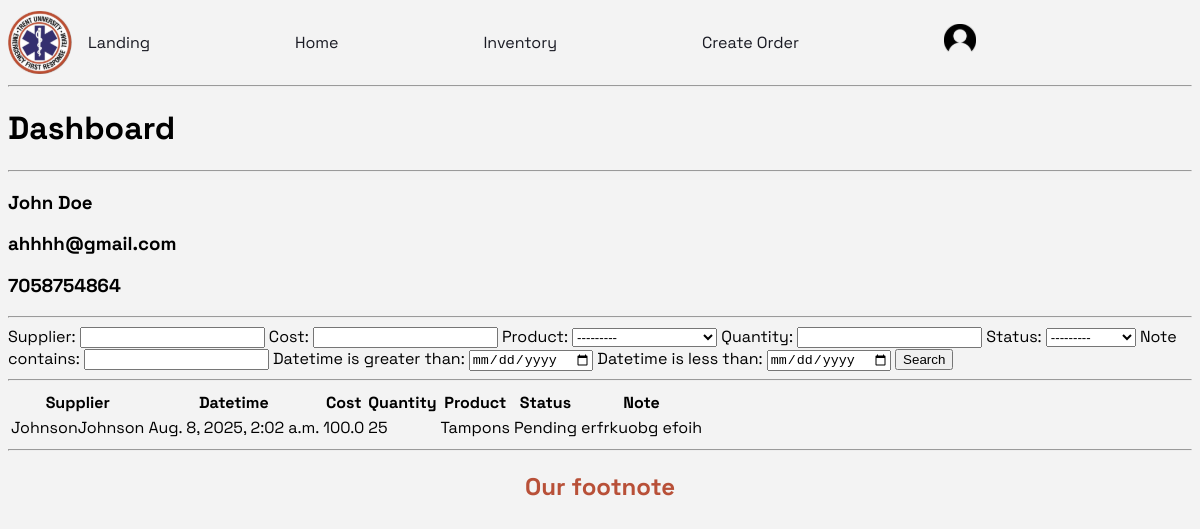
Screenshot of /dashboard/1/ (signed in) with the database file from the repository.
### manager/models.py (models this page shows, shortened)
class Responder(models.Model):
    user = models.OneToOneField(User, on_delete=models.CASCADE)
    name = models.CharField(max_length=200, null=True)
    phone = models.CharField(max_length=10, null=True)
    email = models.CharField(max_length=250, null=True)
    profile_pic = models.ImageField(default="defaultProfilePicture.jpg", null=True, blank=True)
    date_created = models.DateTimeField(auto_now_add=True)

class Order(models.Model):
    STATUS = (
        ('Pending', 'Pending'),
        ('Delivered', 'Delivered'),
        ('Re-stocked', 'Re-stocked'),
    )
    supplier = models.CharField(max_length=200, null=True)
    datetime = models.DateTimeField(auto_now_add=True, null=True)
    cost = models.FloatField(null=True)
    product = models.ForeignKey(Inventory, null=True, on_delete=models.CASCADE, blank=True)
    quantity = models.IntegerField(null=True, blank=True)
    responder = models.ForeignKey(Responder, to_field='user', null=True, on_delete=models.CASCADE, blank=True)
    status = models.CharField(max_length=200, null=True, choices=STATUS)
    note = models.CharField(max_length=1000, null=True, blank=True)

class Inventory(models.Model):
    product_id = models.CharField(max_length=75)
    product_name = models.CharField(max_length=200)
    quantity = models.IntegerField(null=True)
    ideal_quantity = models.IntegerField(null=True)
    description = models.CharField(max_length=500, null=True, blank=True)
    def __str__(self):
        return self.product_name

### manager/views.py (the view)
# urls.py: path('dashboard/<str:pk>/', views.dashboard, name='dashboard'),
@login_required(login_url='login')
def dashboard(request, pk):
    agent = Responder.objects.get(id=pk)  # responder class
    orders = agent.order_set.all()
    myFilter = OrderFilter(request.GET, queryset=orders)
    orders = myFilter.qs
    context = {'responder': agent, 'orders': orders, 'myFilter': myFilter}
    return render(request, 'manager/dashboard.html', context)

### manager/templates/manager/dashboard.html
{% extends 'manager/main.html' %}
{% load static %}
{% block content %}
<h1>Dashboard</h1>
<hr>
    <h3>{{responder.name}}</h3>
    <h3>{{responder.email}}</h3>
    <h3>{{responder.phone}}</h3>
<hr>
<form method="get">
    {{myFilter.form}}
    <button type="submit">Search</button>
</form>
<hr>
<div>
	<div>
		<div>
			<table>
				<tr>
					<th>Supplier</th>
					<th>Datetime</th>
					<th>Cost</th>
					<th>Quantity</th>
					<th>Product</th>
					<th>Status</th>
                    <th>Note</th>
				</tr>
				{% for order in orders %}
				<tr>
					<td>{{order.supplier}}</td>
					<td>{{order.datetime}}</td>
					<td>{{order.cost}}</td>
					<td>{{order.quantity}}</td>
					<td>{{order.product}}</td>
                    <td>{{order.status}}</td>
                    <td>{{order.note}}</td>
				</tr>
				{% endfor %}
			</table>
		</div>
	</div>
</div>
{% endblock %}

### static/css/main.css (style rules this page uses)
:root { --primary: #B85038; }
:root { --primary-color: #b85038; --accent-color: #342c6b; --text-color: #191a23; --bg-color: #f3f3f3; font-family: "Space Grotesk", "Roboto", "sans-serif"; }
body { background-color: var(--bg-color); }

### rows the page displays
Responder: name "John Doe", email "ahhhh@gmail.com", phone "7058754864"
Order: supplier "JohnsonJohnson", datetime "Aug. 8, 2025, 2:02 a.m.", cost "100.0", quantity "25", product "Tampons", status "Pending", note "erfrkuobg efoih"
